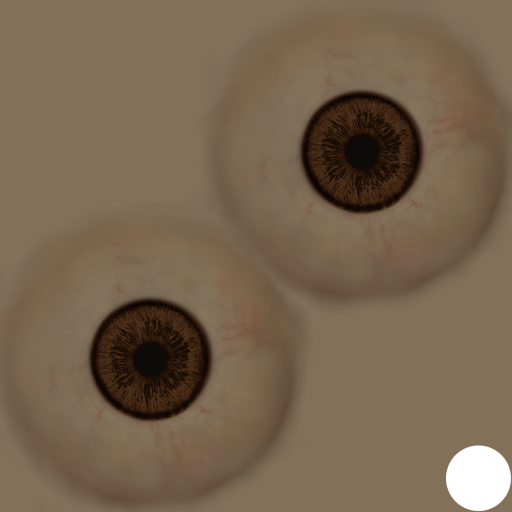
#> input picture native/assets/characters/amara_eye.png, 1024 x 1024 px, given in place of vivian_skin_normal.jpg, which was not available (shown at 1/2 size)
$ python textures_small.py
#> lines starting #> are read from the running program, lines starting #| are printed output that depends on the picture; pictures that were not available may be replaced by others from this repository, and a replacement may not be noted
# compact companion textures for the game GLB (+ the two alternate skin tones for runtime swapping)
from PIL import Image
T = "/root/agb/out/tex/"
Image.open(T + "vivian_skin_normal.jpg").resize((2048, 2048), Image.LANCZOS).save(T + "vivian_skin_normal_2k.jpg", quality=92)
Image.open(T + "vivian_skin_orm.jpg").resize((2048, 2048), Image.LANCZOS).save(T + "vivian_skin_orm_2k.jpg", quality=90)
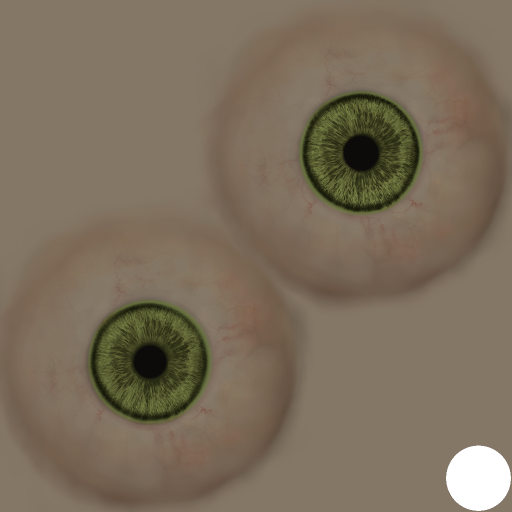
#> input picture native/assets/characters/daniel_eye.png, 1024 x 1024 px, given in place of vivian_skin_orm.jpg, which was not available (shown at 1/2 size)
import glob, os
teeth = [p for p in glob.glob("/root/agb/mh_assets/teeth/teeth_base/*.png")][0]
Image.open(teeth).convert("RGB").resize((1024, 1024), Image.LANCZOS).save(T + "vivian_teeth_1k.jpg", quality=88)
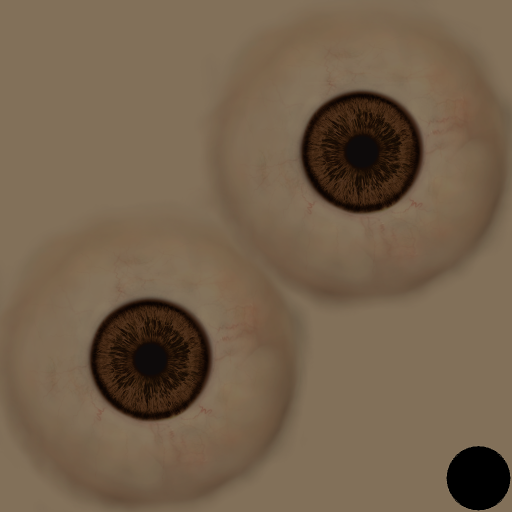
#> saved as vivian_teeth_1k.jpg: PIL image 1024x1024 RGB (shown at 1/2 size); mean R, G, B 116.2, 97.1, 75.5
tongue = [p for p in glob.glob("/root/agb/mh_assets/tongue/tongue01/*.png")][0]
Image.open(tongue).convert("RGB").resize((512, 512), Image.LANCZOS).save(T + "vivian_tongue_512.jpg", quality=88)
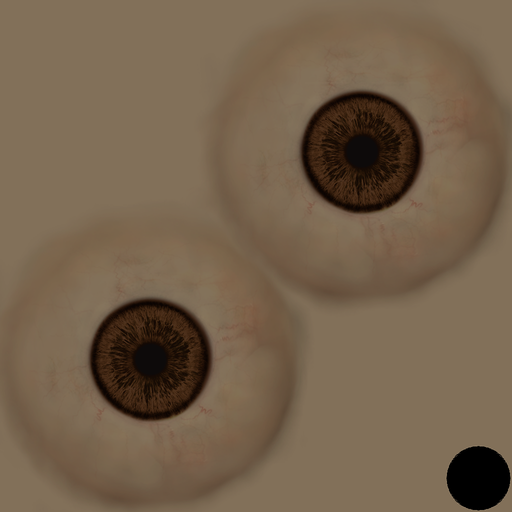
#> saved as vivian_tongue_512.jpg: PIL image 512x512 RGB; mean R, G, B 116.2, 97.1, 75.5
for t in ("honey", "caramel", "deep"):
#> (the run stopped early here; a loop or call above may not have finished)
